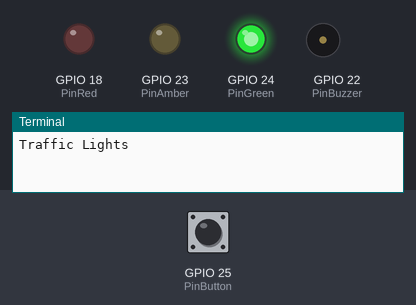
Simulated run of this program. Board: Raspberry Pi (BCM pin numbers). On the bench: output pins drawn as LEDs (lit = HIGH), buzzer (waves = sounding, pin HIGH), the last lines printed to the terminal. The inputs (shaded band) are chosen by the test bench; at power-on: GPIO 25 (PinButton) HIGH. The clock reads 2024-03-15 10:24:30 at power-on unless the program sets it.

Above: at 1.2 s.
1.3 s: GPIO 25 (PinButton) pulled LOW for 0.15 s
At 20.8 s:
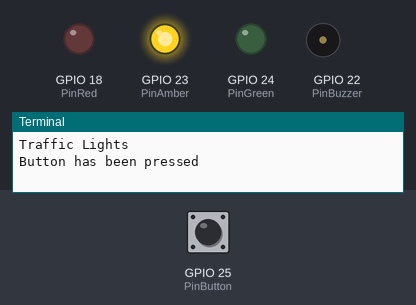
At 23.8 s:
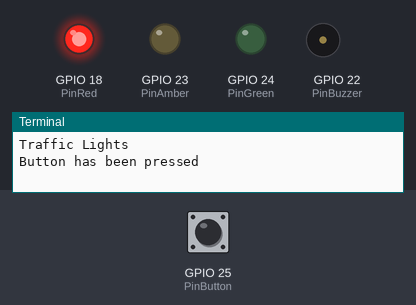
Timing chart, 0 to 24.5 s (numbered marks = the images above; inputs shaded):
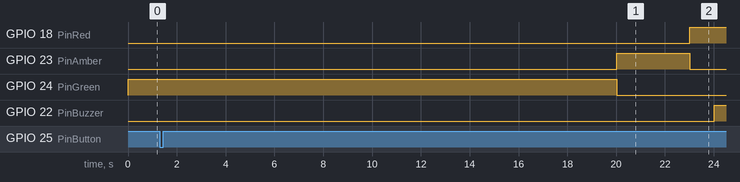

Measured:
- after the input at 1.3 s, GPIO 18 (PinRed): LOW → HIGH after 21.7 s; GPIO 23 (PinAmber): LOW → HIGH after 18.7 s, → LOW 3.0 s later; GPIO 24 (PinGreen): HIGH → LOW after 18.7 s; GPIO 22 (PinBuzzer): LOW → HIGH after 22.7 s

The program:

7-TrafficLights-solution.py
```python
# CamJam Edukit 1 - Basics
# Worksheet 7 - Traffic Lights - Solution

# Import Libraries
import os
import time
import RPi.GPIO as GPIO

# Set the GPIO pin naming mode
GPIO.setmode(GPIO.BCM)
GPIO.setwarnings(False)

# Set up variables for the LED, Buzzer and switch pins
PinGreen = 24
PinAmber = 23
PinRed = 18
PinBuzzer = 22
PinButton = 25
# PinGreenPedestrian = 17
# PinRedPedestrian = 27

# Set up each of the input (switch) and output (LEDs, Buzzer) pins
GPIO.setup(PinGreen, GPIO.OUT)
GPIO.setup(PinAmber, GPIO.OUT)
GPIO.setup(PinRed, GPIO.OUT)
GPIO.setup(PinBuzzer, GPIO.OUT)
GPIO.setup(PinButton, GPIO.IN, pull_up_down=GPIO.PUD_UP)
# GPIO.setup(PinGreenPedestrian, GPIO.OUT)
# GPIO.setup(PinRedPedestrian, GPIO.OUT)

GPIO.output(PinGreen, GPIO.LOW)
GPIO.output(PinAmber, GPIO.LOW)
GPIO.output(PinRed, GPIO.LOW)
GPIO.output(PinBuzzer, GPIO.LOW)


# GPIO.output(PinGreenPedestrian, GPIO.LOW)
# GPIO.output(PinRedPedestrian, GPIO.LOW)

# Define a function for the initial state (Green LED on, rest off)
# (If you have the second 'pedestrian LEDs, turn the red on & green
# off)
def startgreen():
    # Remember all code in the function is indented
    GPIO.output(PinGreen, GPIO.HIGH)
    # GPIO.output(PinRedPedestrian, GPIO.HIGH)


# Turn the green off and the amber on for 3 seconds
# ('Pedestrian' red LED stays lit)
def steadyamber():
    # Remember all code in the function is indented
    GPIO.output(PinGreen, GPIO.LOW)
    GPIO.output(PinAmber, GPIO.HIGH)
    time.sleep(3)


# Turn the amber off, and then the red on for 1 second
def steadyred():
    # Remember all code in the function is indented
    GPIO.output(PinAmber, GPIO.LOW)
    GPIO.output(PinRed, GPIO.HIGH)
    time.sleep(1)


# Sound the buzzer for 4 seconds
# (If you have the 'pedestrian' LEDs, turn the red off and green on)
def startwalking():
    # Make the buzzer buzz on and off, half a second of
    # sound followed by half a second of silence
    # GPIO.output(PinRedPedestrian, GPIO.LOW)
    # GPIO.output(PinGreenPedestrian, GPIO.HIGH)
    iCount = 1
    while iCount <= 4:
        GPIO.output(PinBuzzer, GPIO.HIGH)
        time.sleep(0.5)
        GPIO.output(PinBuzzer, GPIO.LOW)
        time.sleep(0.5)
        iCount += 1


# Turn the buzzer off and wait for 2 seconds
# (If you have a second green 'pedestrian' LED, make it flash on and
# off for the two seconds)
def dontwalk():
    # Remember all code in the function is indented
    GPIO.output(PinBuzzer, GPIO.LOW)
    iCount = 1
    while iCount <= 2:
        # GPIO.output(PinGreenPedestrian, GPIO.HIGH)
        time.sleep(0.5)
        # GPIO.output(PinGreenPedestrian, GPIO.LOW)
        time.sleep(0.5)
        iCount += 1


# Flash the amber on and off for 6 seconds
# (And the green 'pedestrian' LED too)
def flashingambergreen():
    # Remember all code in the function is indented
    GPIO.output(PinRed, GPIO.LOW)

    iCount = 1
    while iCount <= 6:
        GPIO.output(PinAmber, GPIO.HIGH)
        # GPIO.output(PinGreenPedestrian, GPIO.HIGH)
        time.sleep(0.5)
        GPIO.output(PinAmber, GPIO.LOW)
        # GPIO.output(PinGreenPedestrian, GPIO.LOW)
        time.sleep(0.5)
        iCount += 1


# Flash the amber for one more second
# (Turn the green 'pedestrian' LED off and the red on)
def flashingamber():
    # Remember all code in the function is indented
    # GPIO.output(PinRedPedestrian, GPIO.HIGH)
    GPIO.output(PinAmber, GPIO.HIGH)
    time.sleep(0.5)
    GPIO.output(PinAmber, GPIO.LOW)
    time.sleep(0.5)


# Go through the traffic light sequence by calling each function
# one after the other.
def trafficlightqequence():
    # Remember all code in the function is indented
    # Green will already be on
    steadyamber()
    steadyred()
    startwalking()
    dontwalk()
    flashingambergreen()
    flashingamber()
    startgreen()


os.system('clear')  # Clears the terminal
print("Traffic Lights")
# Initialise the traffic lights
startgreen()

# Here is the loop that waits at lease 20 seconds before
# stopping the cars if the button has been pressed
while True:  # Loop around forever
    buttonnotpressed = True  # Button has not been pressed
    start = time.time()  # Records the current time
    while buttonnotpressed:  # While the button has not been pressed
        time.sleep(0.1)  # Wait for 0.1s
        if GPIO.input(PinButton) == False:  # If the button is pressed
            print("Button has been pressed")
            now = time.time()
            buttonnotpressed = False  # Button has been pressed
            if (now - start) <= 20:  # If under 20 seconds
                time.sleep(20 - (now - start))  # Wait until 20s is up
                trafficlightqequence()  # Run the traffic light sequence
```
